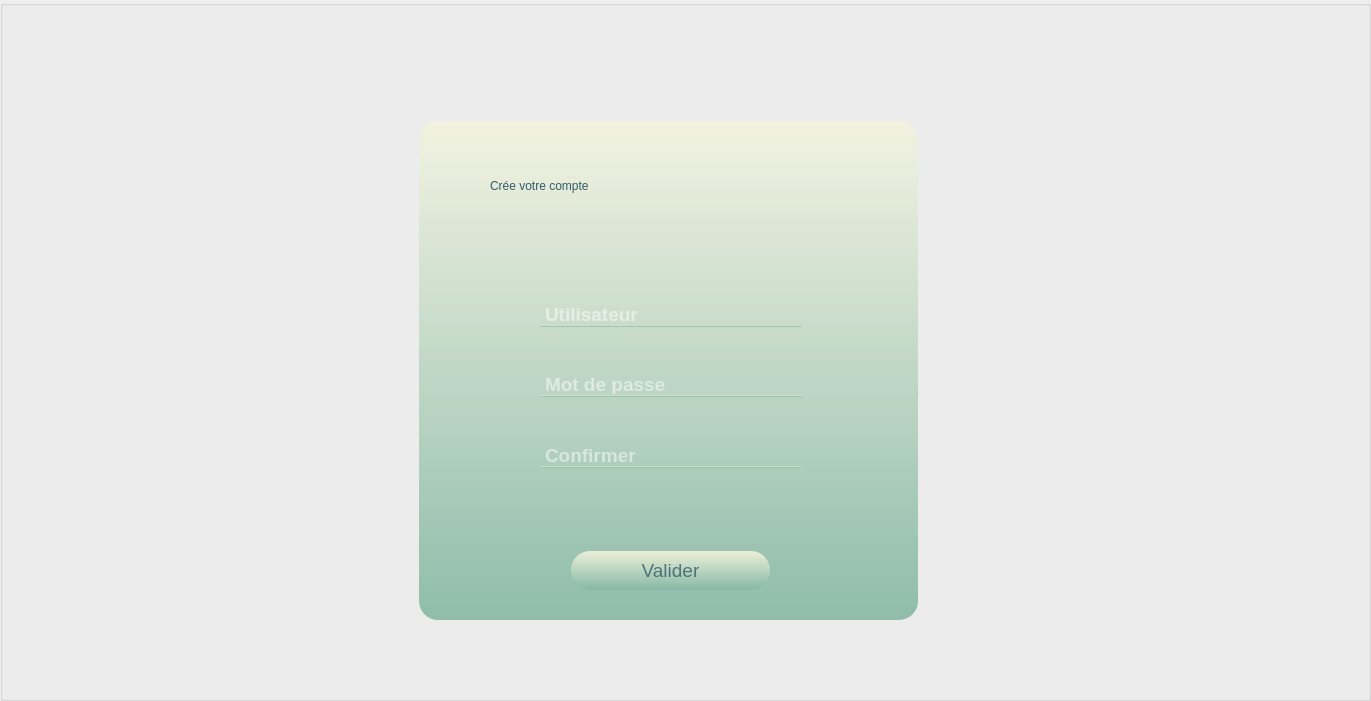
   <widget class="QGroupBox" name="groupBox_3">
    <property name="geometry">
     <rect>
      <x>0</x>
      <y>0</y>
      <width>1371</width>
      <height>701</height>
     </rect>
    </property>
    <property name="title">
     <string/>
    </property>
    <widget class="QLabel" name="label_3">
     <property name="geometry">
      <rect>
       <x>0</x>
       <y>0</y>
       <width>1371</width>
       <height>691</height>
      </rect>
     </property>
     <property name="text">
      <string/>
     </property>
     <property name="pixmap">
      <pixmap resource="pic.qrc">:/new/prefix/pdyousef.png</pixmap>
     </property>
     <property name="scaledContents">
      <bool>true</bool>
     </property>
    </widget>
    <widget class="QLabel" name="label_16">
     <property name="geometry">
      <rect>
       <x>418</x>
       <y>120</y>
       <width>501</width>
       <height>501</height>
      </rect>
     </property>
     <property name="styleSheet">
      <string notr="true">
background-color: qlineargradient(spread:pad, x1:0, y1:0, x2:0, y2:1, stop:0  rgba(245, 245, 220, 70%), stop:1 rgba(132,183,164,90%) );
border-style: solid;
border: 2px solid ;
border-radius: 20px;
border-color:transparent;
padding: 1px;
border-style: solid;
border: 2px solid ;
border-radius: 20px;
border-color: rgba(245, 245, 220, 0%);

</string>
     </property>
     <property name="text">
      <string/>
     </property>
    </widget>
    <widget class="QPushButton" name="pushButton_6">
     <property name="geometry">
      <rect>
       <x>570</x>
       <y>550</y>
       <width>201</width>
       <height>41</height>
      </rect>
     </property>
     <property name="font">
      <font>
       <family>MS Shell Dlg 2</family>
       <pointsize>14</pointsize>
       <weight>50</weight>
       <italic>false</italic>
       <bold>false</bold>
      </font>
     </property>
     <property name="styleSheet">
      <string notr="true">
QPushButton {
color:rgba(52,90,105,80%);
background-color: qlineargradient(spread:pad, x1:0, y1:0, x2:0, y2:1, stop:0  rgba(245, 245, 220, 90%), stop:1 rgba(132,183,164,90%) );
border-style: solid;
border: 2px solid ;
border-radius: 20px;
border-color:transparent;
padding: 1px;
border-style: solid;
border: 2px solid ;
border-radius: 20px;
border-color: rgba(245, 245, 220, 0%);


}

QPushButton:hover {
color:rgba(52,90,105,100%);
background-color: qlineargradient(spread:pad, x1:0, y1:0, x2:0, y2:1, stop:0  rgba(245, 245, 220, 70%));
border-style: solid;
border: 2px solid ;
border-radius: 20px;
border-color:transparent;
padding: 1px;
border-style: solid;
border: 2px solid ;
border-radius: 20px;
border-color: rgba(245, 245, 220, 0%);
}</string>
     </property>
     <property name="text">
      <string>Valider</string>
     </property>
    </widget>
    <widget class="QLineEdit" name="lineEdit_4">
     <property name="geometry">
      <rect>
       <x>541</x>
       <y>372</y>
       <width>261</width>
       <height>25</height>
      </rect>
     </property>
     <property name="font">
      <font>
       <pointsize>14</pointsize>
       <weight>75</weight>
       <bold>true</bold>
      </font>
     </property>
     <property name="styleSheet">
      <string notr="true">background-color:rgba(255,255,255,0);
border:2px solid rgba(0,0,0,0);
border-bottom-color:qlineargradient(spread:pad, x1:0, y1:0, x2:0, y2:1, stop:0  rgba(245, 245, 220, 70%), stop:1 rgba(132,183,164,100%) );
padding-bottom:1px;
color:white;


</string>
     </property>
     <property name="inputMask">
      <string/>
     </property>
     <property name="text">
      <string/>
     </property>
     <property name="placeholderText">
      <string>Mot de passe</string>
     </property>
     <property name="clearButtonEnabled">
      <bool>false</bool>
     </property>
    </widget>
    <widget class="QLineEdit" name="lineEdit_5">
     <property name="geometry">
      <rect>
       <x>541</x>
       <y>302</y>
       <width>261</width>
       <height>25</height>
      </rect>
     </property>
     <property name="font">
      <font>
       <pointsize>14</pointsize>
       <weight>75</weight>
       <bold>true</bold>
      </font>
     </property>
     <property name="styleSheet">
      <string notr="true">background-color:rgba(255,255,255,0);
border:2px solid rgba(0,0,0,0);
border-bottom-color:qlineargradient(spread:pad, x1:0, y1:0, x2:0, y2:1, stop:0  rgba(245, 245, 220, 70%), stop:1 rgba(132,183,164,100%) );
padding-bottom:1px;
color:white;


</string>
     </property>
     <property name="text">
      <string/>
     </property>
     <property name="placeholderText">
      <string>Utilisateur</string>
     </property>
    </widget>
    <widget class="QLabel" name="label_17">
     <property name="geometry">
      <rect>
       <x>490</x>
       <y>150</y>
       <width>371</width>
       <height>71</height>
      </rect>
     </property>
     <property name="styleSheet">
      <string notr="true">
font: 81 25pt &quot;Rockwell Extra Bold&quot;;
color:rgba(52,90,105,100%);</string>
     </property>
     <property name="text">
      <string>Crée votre compte</string>
     </property>
    </widget>
    <widget class="QLineEdit" name="lineEdit_6">
     <property name="geometry">
      <rect>
       <x>541</x>
       <y>443</y>
       <width>261</width>
       <height>25</height>
      </rect>
     </property>
     <property name="font">
      <font>
       <pointsize>14</pointsize>
       <weight>75</weight>
       <bold>true</bold>
      </font>
     </property>
     <property name="styleSheet">
      <string notr="true">background-color:rgba(255,255,255,0);
border:2px solid rgba(0,0,0,0);
border-bottom-color:qlineargradient(spread:pad, x1:0, y1:0, x2:0, y2:1, stop:0  rgba(245, 245, 220, 70%), stop:1 rgba(132,183,164,100%) );
padding-bottom:1px;
color:white;


</string>
     </property>
     <property name="placeholderText">
      <string>Confirmer</string>
     </property>
    </widget>
   </widget>
